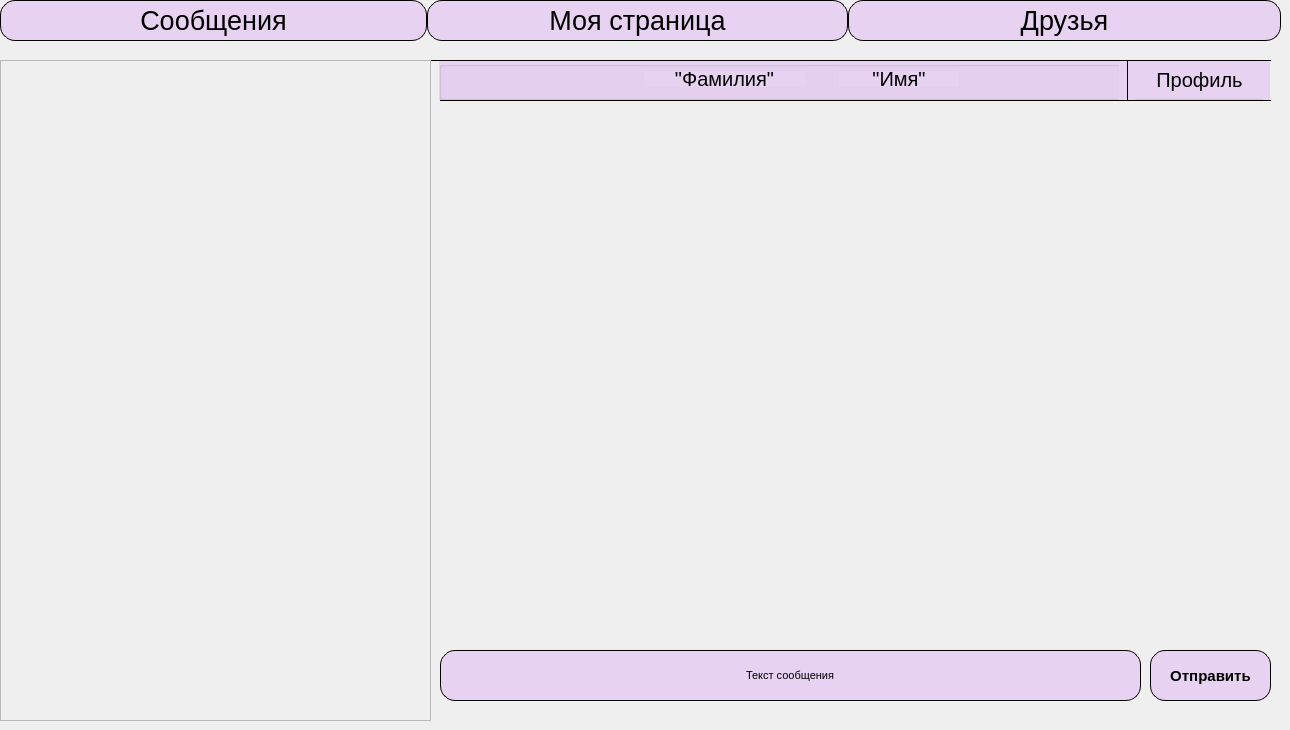
   <widget class="QWidget" name="ActiveMessenger">
    <widget class="QPushButton" name="friendsButton_4">
     <property name="geometry">
      <rect>
       <x>848</x>
       <y>0</y>
       <width>433</width>
       <height>41</height>
      </rect>
     </property>
     <property name="font">
      <font>
       <pointsize>20</pointsize>
      </font>
     </property>
     <property name="styleSheet">
      <string notr="true">QPushButton {
	/*background-color: #d39fcf;*/
	background-color: #e7d2f1;
	border: 1px solid;
	border-radius:15;
	border-color: black;
	/*color: #8860D0;*/
	color: black
}

QPushButton:pressed {
	background-color: #ECB6DF;
}</string>
     </property>
     <property name="text">
      <string>Друзья</string>
     </property>
    </widget>
    <widget class="Line" name="line_8">
     <property name="geometry">
      <rect>
       <x>420</x>
       <y>60</y>
       <width>20</width>
       <height>641</height>
      </rect>
     </property>
     <property name="styleSheet">
      <string notr="true">color: black;</string>
     </property>
     <property name="frameShadow">
      <enum>QFrame::Plain</enum>
     </property>
     <property name="orientation">
      <enum>Qt::Vertical</enum>
     </property>
    </widget>
    <widget class="QPushButton" name="messagesButton_4">
     <property name="geometry">
      <rect>
       <x>0</x>
       <y>0</y>
       <width>427</width>
       <height>41</height>
      </rect>
     </property>
     <property name="font">
      <font>
       <pointsize>20</pointsize>
      </font>
     </property>
     <property name="styleSheet">
      <string notr="true">QPushButton {
	/*background-color: #d39fcf;*/
	background-color: #e7d2f1;
	border: 1px solid;
	border-radius:15;
	border-color: black;
	/*color: #8860D0;*/
	color: black
}

QPushButton:pressed {
	background-color: #ECB6DF;
}</string>
     </property>
     <property name="text">
      <string>Сообщения</string>
     </property>
    </widget>
    <widget class="QPushButton" name="mainPageButton_4">
     <property name="geometry">
      <rect>
       <x>427</x>
       <y>0</y>
       <width>421</width>
       <height>41</height>
      </rect>
     </property>
     <property name="font">
      <font>
       <pointsize>20</pointsize>
      </font>
     </property>
     <property name="styleSheet">
      <string notr="true">QPushButton {
	/*background-color: #d39fcf;*/
	background-color: #e7d2f1;
	border: 1px solid;
	border-radius:15;
	border-color: black;
	/*color: #8860D0;*/
	color: black
}

QPushButton:pressed {
	background-color: #ECB6DF;
}</string>
     </property>
     <property name="text">
      <string>Моя страница</string>
     </property>
    </widget>
    <widget class="QLineEdit" name="TextMessageButton">
     <property name="geometry">
      <rect>
       <x>440</x>
       <y>650</y>
       <width>701</width>
       <height>51</height>
      </rect>
     </property>
     <property name="font">
      <font>
       <pointsize>8</pointsize>
      </font>
     </property>
     <property name="styleSheet">
      <string notr="true">/*background-color: #d39fcf;*/
	background-color: #e7d2f1;
	border: 1px solid;
	border-radius:15;
	border-color: black;
	/*color: #8860D0;*/
	color: black</string>
     </property>
     <property name="text">
      <string>Текст сообщения</string>
     </property>
     <property name="alignment">
      <set>Qt::AlignCenter</set>
     </property>
    </widget>
    <widget class="QPushButton" name="sendingButton">
     <property name="geometry">
      <rect>
       <x>1150</x>
       <y>650</y>
       <width>121</width>
       <height>51</height>
      </rect>
     </property>
     <property name="font">
      <font>
       <pointsize>11</pointsize>
       <weight>75</weight>
       <bold>true</bold>
      </font>
     </property>
     <property name="styleSheet">
      <string notr="true">QPushButton {
	/*background-color: #d39fcf;*/
	background-color: #e7d2f1;
	border: 1px solid;
	border-radius:15;
	border-color: black;
	/*color: #8860D0;*/
	color: black
}

QPushButton:pressed {
	background-color: #ECB6DF;
    vertical-align: middle;
}</string>
     </property>
     <property name="text">
      <string>Отправить</string>
     </property>
    </widget>
    <widget class="Line" name="line_9">
     <property name="geometry">
      <rect>
       <x>-10</x>
       <y>50</y>
       <width>1281</width>
       <height>20</height>
      </rect>
     </property>
     <property name="frameShadow">
      <enum>QFrame::Plain</enum>
     </property>
     <property name="orientation">
      <enum>Qt::Horizontal</enum>
     </property>
    </widget>
    <widget class="Line" name="line_10">
     <property name="geometry">
      <rect>
       <x>440</x>
       <y>90</y>
       <width>831</width>
       <height>20</height>
      </rect>
     </property>
     <property name="frameShadow">
      <enum>QFrame::Plain</enum>
     </property>
     <property name="orientation">
      <enum>Qt::Horizontal</enum>
     </property>
    </widget>
    <widget class="QGroupBox" name="groupBox">
     <property name="geometry">
      <rect>
       <x>439</x>
       <y>61</y>
       <width>831</width>
       <height>39</height>
      </rect>
     </property>
     <property name="styleSheet">
      <string notr="true">background-color: #e7d2f1;</string>
     </property>
     <property name="title">
      <string/>
     </property>
     <widget class="QLabel" name="surname_3">
      <property name="geometry">
       <rect>
        <x>205</x>
        <y>10</y>
        <width>161</width>
        <height>16</height>
       </rect>
      </property>
      <property name="font">
       <font>
        <pointsize>15</pointsize>
       </font>
      </property>
      <property name="text">
       <string>&quot;Фамилия&quot;</string>
      </property>
      <property name="alignment">
       <set>Qt::AlignCenter</set>
      </property>
     </widget>
     <widget class="QLabel" name="name_3">
      <property name="geometry">
       <rect>
        <x>400</x>
        <y>10</y>
        <width>120</width>
        <height>16</height>
       </rect>
      </property>
      <property name="font">
       <font>
        <pointsize>15</pointsize>
       </font>
      </property>
      <property name="text">
       <string>&quot;Имя&quot;</string>
      </property>
      <property name="alignment">
       <set>Qt::AlignCenter</set>
      </property>
     </widget>
     <widget class="QPushButton" name="goToProfile">
      <property name="geometry">
       <rect>
        <x>680</x>
        <y>0</y>
        <width>161</width>
        <height>37</height>
       </rect>
      </property>
      <property name="font">
       <font>
        <pointsize>15</pointsize>
       </font>
      </property>
      <property name="styleSheet">
       <string notr="true">QPushButton {
	/*background-color: #d39fcf;*/
	background-color: #e7d2f1;
	border-radius:15;
	border-color: black;
	/*color: #8860D0;*/
	color: black
}

QPushButton:pressed {
	background-color: #ECB6DF;
    vertical-align: middle;
}</string>
      </property>
      <property name="text">
       <string>Профиль</string>
      </property>
     </widget>
     <widget class="Line" name="line_11">
      <property name="geometry">
       <rect>
        <x>680</x>
        <y>0</y>
        <width>16</width>
        <height>41</height>
       </rect>
      </property>
      <property name="frameShadow">
       <enum>QFrame::Plain</enum>
      </property>
      <property name="orientation">
       <enum>Qt::Vertical</enum>
      </property>
     </widget>
     <widget class="Line" name="line_12">
      <property name="geometry">
       <rect>
        <x>824</x>
        <y>0</y>
        <width>16</width>
        <height>41</height>
       </rect>
      </property>
      <property name="frameShadow">
       <enum>QFrame::Plain</enum>
      </property>
      <property name="orientation">
       <enum>Qt::Vertical</enum>
      </property>
     </widget>
    </widget>
    <widget class="QScrollArea" name="scrollArea">
     <property name="geometry">
      <rect>
       <x>0</x>
       <y>60</y>
       <width>431</width>
       <height>661</height>
      </rect>
     </property>
     <property name="widgetResizable">
      <bool>true</bool>
     </property>
     <widget class="QWidget" name="scrollAreaWidgetContents">
      <property name="geometry">
       <rect>
        <x>0</x>
        <y>0</y>
        <width>429</width>
        <height>659</height>
       </rect>
      </property>
     </widget>
    </widget>
   </widget>
